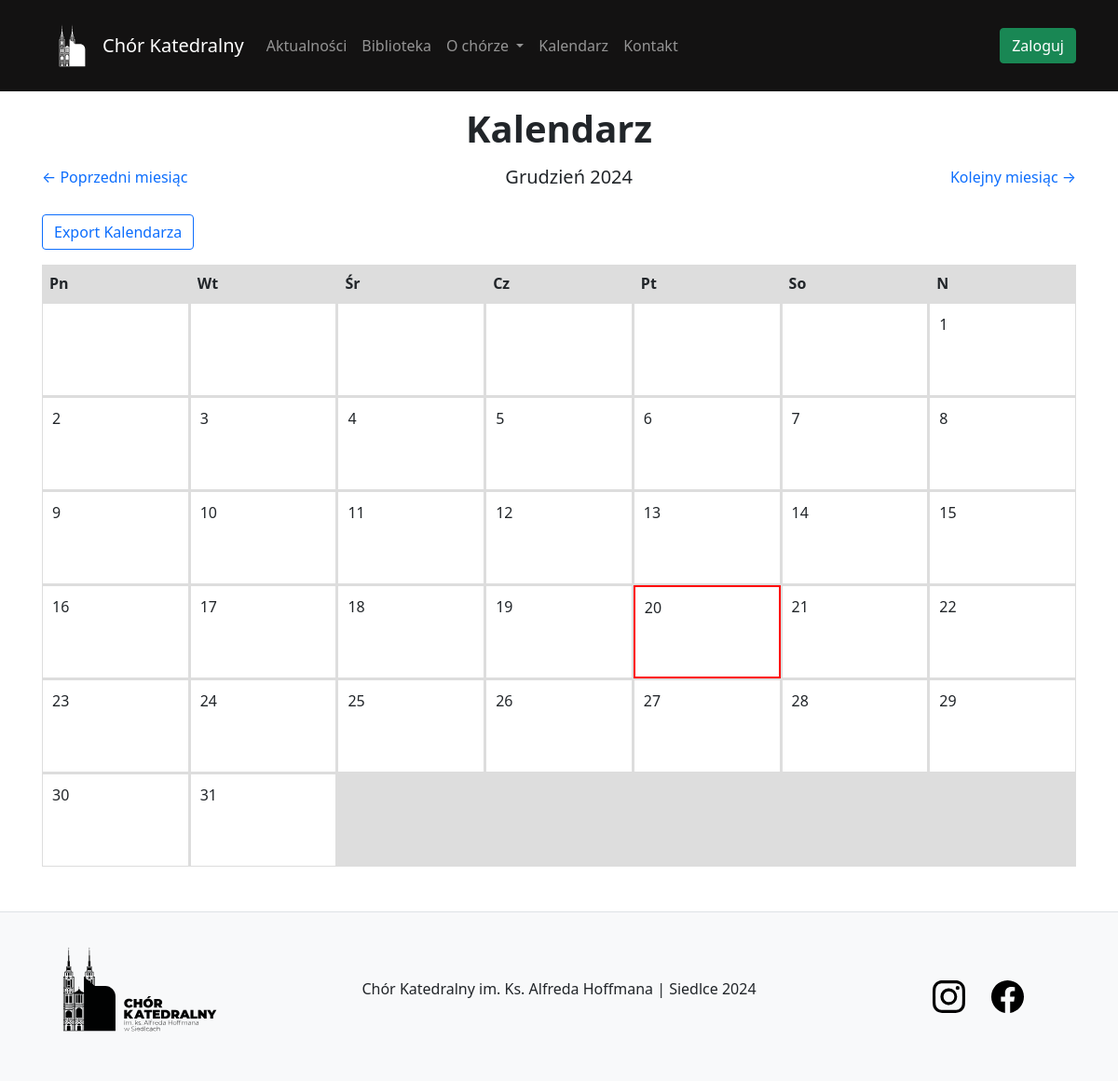
The page /event/2024/12/ on the database as committed earlier.
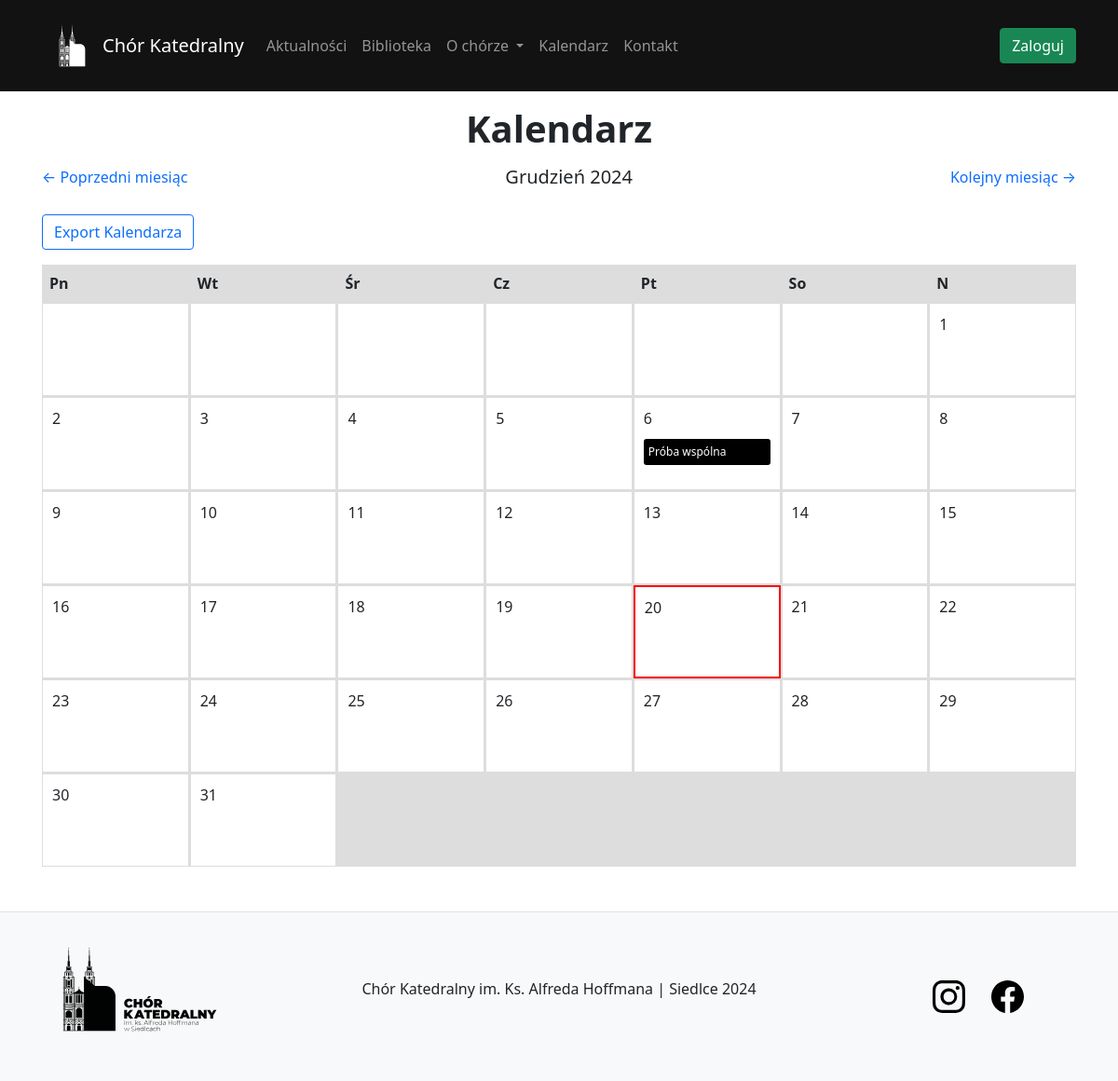
The same page on the database as committed later.
### event/models.py (models this page shows, shortened)
class Event(models.Model):
    title = models.CharField(max_length=200)
    description = models.TextField()
    colour = models.CharField('colour', max_length=25, null=True, blank=True)
    date_event = models.DateField(default=date.today)  # Только дата
    start_time = models.TimeField()  # Время начала события
    end_time = models.TimeField()    # Время окончания события

### event/views.py (the view)
# urls.py: path('<int:year>/<int:month>/', views.get_month, name='calendar'),
def get_month(request, year, month):
    first_day_of_month = date(year, month, 1)
    _, days_in_month = calendar.monthrange(year, month)
    start_day = first_day_of_month.weekday()  # 0: Monday, 6: Sunday
    days = []
    for day in range(1, days_in_month + 1):
        current_date = date(year, month, day)
        events = Event.objects.filter(date_event=current_date).order_by('start_time')
        days.append({
            'day': day,
            'date': current_date,
            'events': events
        })
    today = timezone.localdate()
    days_of_week = ["Pn", "Wt", "Śr", "Cz", "Pt", "So", "N"]
    context = {
        'days_in_month': days,
        'empty_days': range(start_day),
        'prev_month': first_day_of_month.replace(day=1) - timezone.timedelta(days=1),
        'next_month': first_day_of_month.replace(day=days_in_month) + timezone.timedelta(days=1),
        'days_of_week': days_of_week,
        'current_year': year,
        'current_month': month,
        'current_month_object' : first_day_of_month,
        'today' : today
    }
    return render(request, 'event/calendar.html', context)

### library/context_processors.py (called while the page is built)
def current_time(request):
    now = timezone.now()
    return {
        'current_year': now.year,
        'current_month': now.month,
    }

### event/templates/event/calendar.html (shortened to what this page needs)
{% extends 'content/template.html' %}
{% block body %}
<div class="header">
    <h1 class="m-3">Kalendarz</h1>
    <div class="nav">
        <a href="{% url 'calendar' prev_month.year prev_month.month %}">← Poprzedni miesiąc</a>
        <h5>{{ current_month_object|date:"F Y" }}</h5>
        <a href="{% url 'calendar' next_month.year next_month.month %}">Kolejny miesiąc →</a>
    </div>
</div>
<button type="button" class="btn btn-outline-primary mb-3" data-bs-toggle="modal" data-bs-target="#exampleModal">
    Export Kalendarza
</button>
<div class="calendar">
    {% for day in days_of_week %}
        <div class="day-header p-2"><strong>{{ day }}</strong></div>
    {% endfor %}
    {% for _ in empty_days %}
        <div class="day"></div>
    {% endfor %}
    {% for day in days_in_month %}
        <div class="day {% if day.date == today %}today{% endif %}" data-bs-toggle="modal" data-bs-target="#dayDetails{{ day.day }}">
            {{ day.day }}
            {% for event in day.events %}
                <div class="event" style="background-color: {{ event.colour }};">
                    <div class="title">
                        {{ event.title }}
                    </div>
                </div>
            {% endfor %}
        </div>
    {% endfor %}
</div>
{% endblock %}

Rows that differ between the two databases and show on the page:
added Event: title "Próba wspólna"
